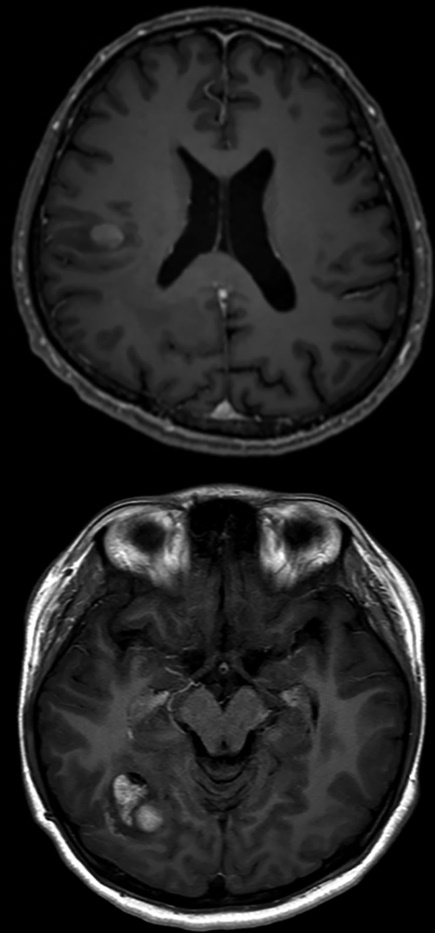
#> input picture ch3/CT-brain-image.jpg, 435 x 933 px
$ python 3-6re.py
#> lines starting #> are read from the running program, lines starting #| are printed output that depends on the picture
import cv2 as cv
import matplotlib.pyplot as plt

#img=cv.imread('mistyroad.jpg')
img = cv.imread('CT-brain-image.jpg')
#> img is the input picture: shape (933, 435, 3); min 0, max 255, mean 35
img = cv.imread('CT-image.jpg')
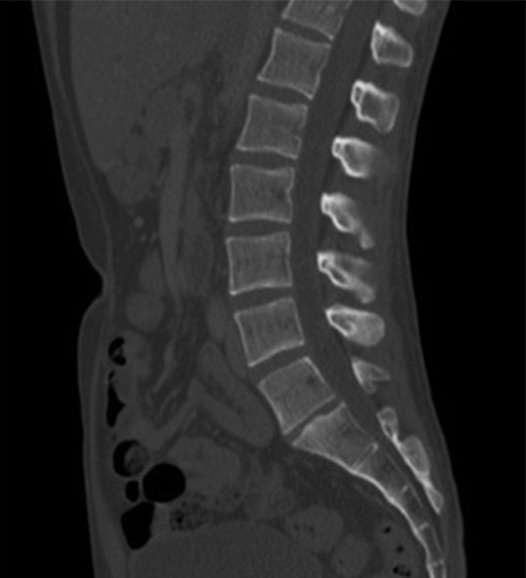
#> input picture ch3/CT-image.jpg, 526 x 578 px
#> img is the input picture: shape (578, 526, 3); min 0, max 225, mean 39.6
gray=cv.cvtColor(img,cv.COLOR_BGR2GRAY)		# 명암 영상으로 변환하고 출력

fig = plt.figure(figsize=(10,10))
rows = 2
cols = 2

ax1 = fig.add_subplot(rows, cols, 1)
ax1.imshow(gray, cmap='gray')               # 1 입력 영상 출력
ax1.axis("off")

ax2 = fig.add_subplot(rows, cols, 2)
h=cv.calcHist([gray],[0],None,[256],[0,256])	# 히스토그램
#> h = 256 values, max 81496 at index 0, min 0 at index 221, mean 1187.6
ax2.plot(h,color='r',linewidth=1)               # 2 히스토그램 출력

equal=cv.equalizeHist(gray)			            # 히스토그램 평활화
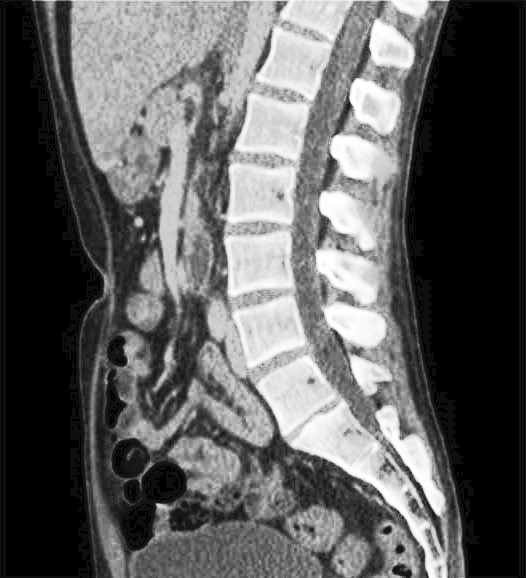
#> equal: shape (578, 526); min 0, max 255, mean 95.6
ax3 = fig.add_subplot(rows, cols, 3)
ax3.imshow(equal, cmap='gray')                  # 3 히스토그램 평활화 결과 출력
ax3.axis("off")

ax4 = fig.add_subplot(rows, cols, 4)
h=cv.calcHist([equal],[0],None,[256],[0,256])	# 평활화 결과 이미지의 히스토그램
#> h = 256 values, max 81496 at index 0, min 0 at index 1, mean 1187.6
ax4.plot(h,color='r',linewidth=1)               # 4 평활화 결과 이미지의 히스토그램 출력

plt.show()
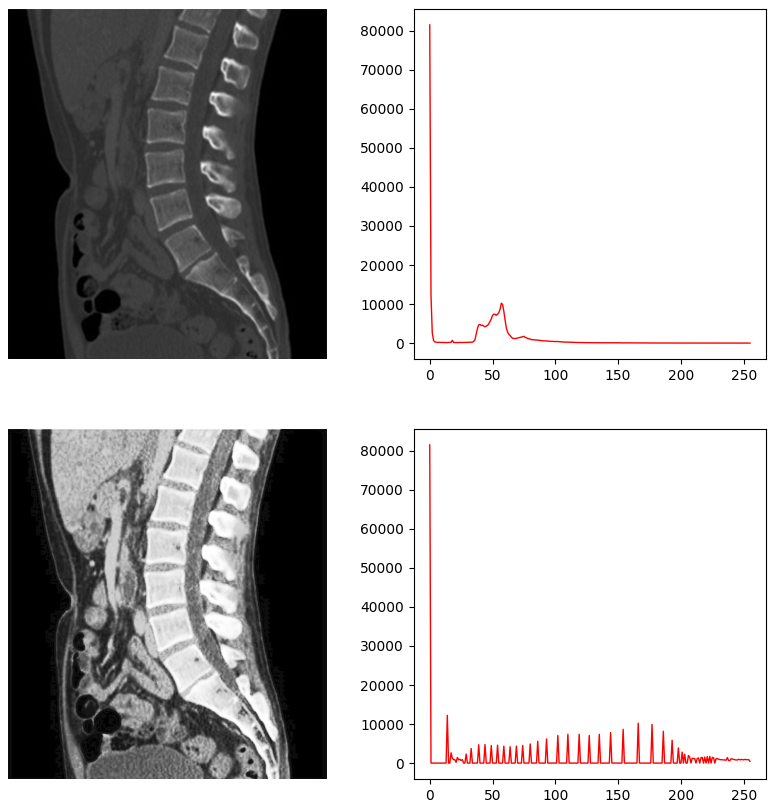
#> figure drawn by matplotlib, 4 panels; panel 2: curve peaks at x = 0, y = 81496; panel 4: curve peaks at x = 0, y = 81496
